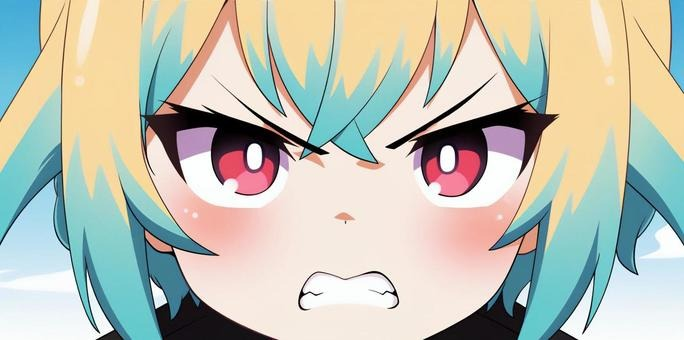
#> input picture images/girl.jpeg, 684 x 340 px
$ python trackbar.py
#> lines starting #> are read from the running program, lines starting #| are printed output that depends on the picture
#week 1 day 2 image resizing mini project 1: TRACKBAR
#MiniProject1

import cv2 as cv
def nothing(x):
    pass
img = cv.imread("../images/girl.jpeg")
#> img is the input picture: shape (340, 684, 3); mean B, G, R 180.6, 194.2, 192.3
cv.namedWindow("img")
cv.createTrackbar("Scale X", "img",200,400,nothing)
cv.createTrackbar("Scale Y", "img",200,400,nothing)
while True:
    fx = cv.getTrackbarPos("Scale X","img")/100
    fy = cv.getTrackbarPos("Scale Y","img")/100
    if fx==0 or fy==0:
        cv.waitKey(1)
        continue
    resized = cv.resize(img, None, fx=fx, fy=fy, interpolation=cv.INTER_CUBIC )
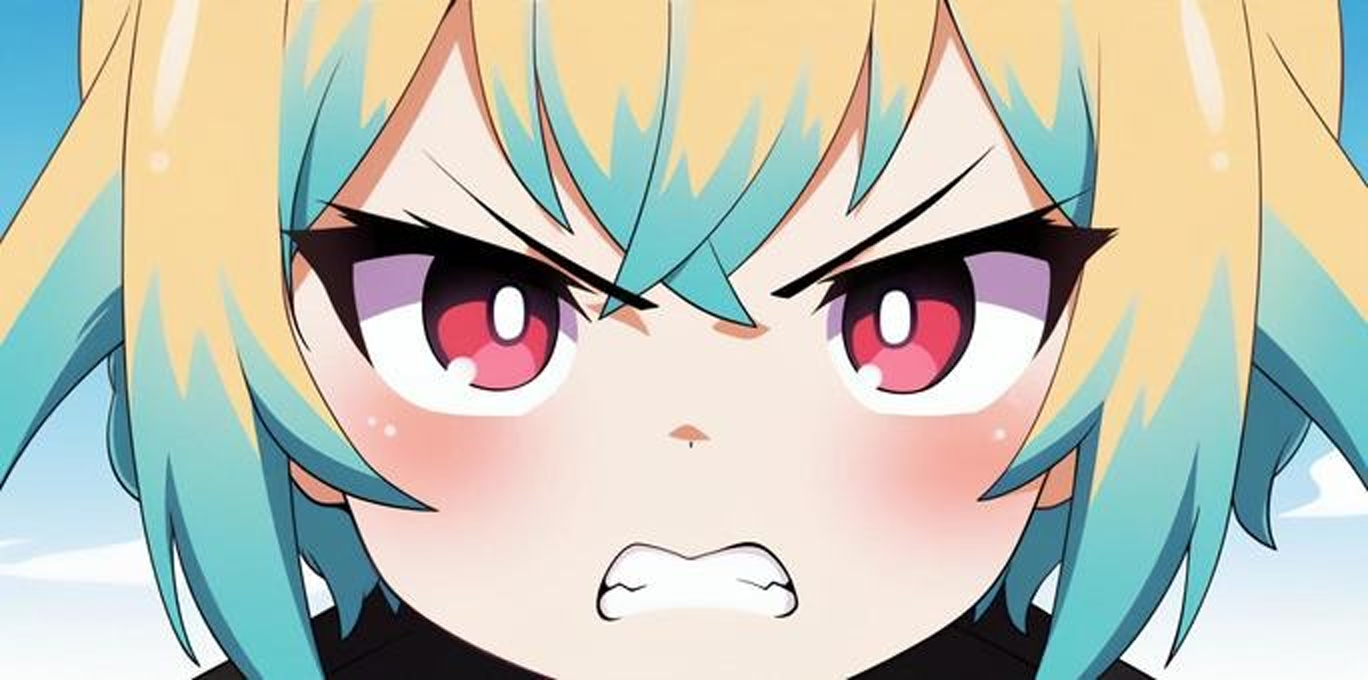
#> resized: shape (680, 1368, 3); mean B, G, R 180.6, 194.2, 192.3
    cv.imshow("img",resized)

    if cv.waitKey(1) & 0xFF == 27:
#> (key Esc is pressed here)
        break

cv.destroyAllWindows()

$ run again, with images/redd.jpg copied over images/girl.jpeg
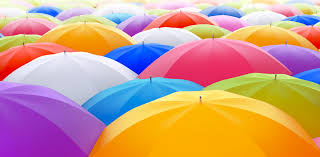
#> input picture images/redd.jpg, 320 x 157 px
#> img is the input picture: shape (157, 320, 3); mean B, G, R 135.6, 155.7, 204
#> `resized = cv.resize(img, None, fx=fx, fy=fy, interpolation=cv.INTER_CU..`:
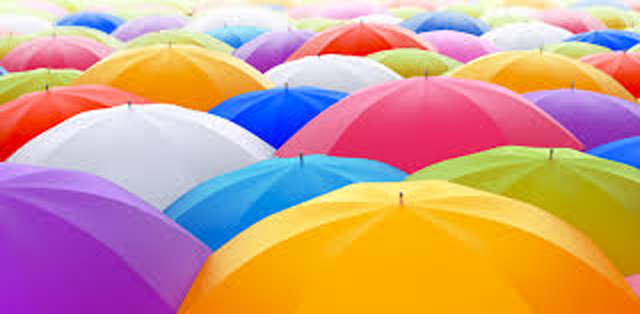
#> resized: shape (314, 640, 3); mean B, G, R 135.6, 155.7, 203.9
